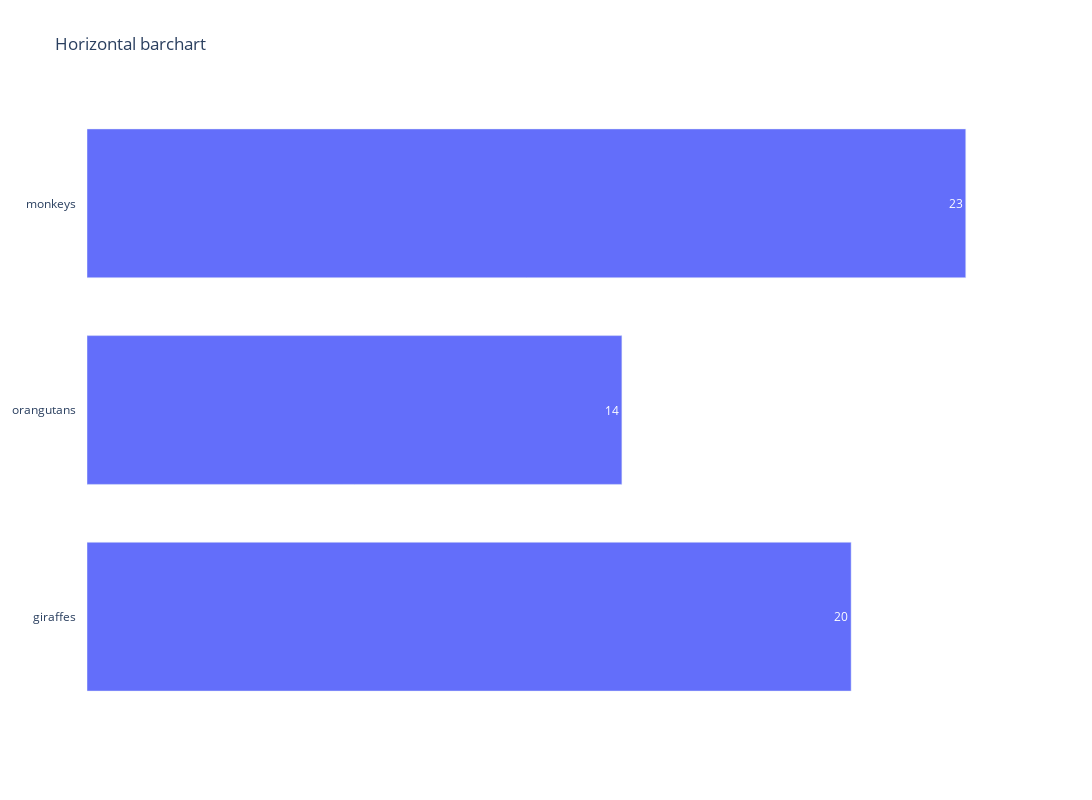

The notebook cell this image was saved under:
### Markdown cell above
### Create the plot

### Code cell
fig = go.Figure(
    go.Bar(
        x=[20, 14, 23],
        y=['giraffes', 'orangutans', 'monkeys'],
        orientation='h',
        text=[20, 14, 23],
    )
)
fig.update_layout(
    title="Horizontal barchart" ,
    plot_bgcolor="#ffffff",
    width=1200,
    height=800,
    margin_pad=10,
    xaxis_showticklabels=False,
    bargap=0.1, # gap between bars of adjacent location coordinates.
    bargroupgap=0.2 # gap between bars of the same location coordinate.
)
config = {'displayModeBar': False}
fig.show(config=config)

### Figure 1 — Plotly figure (JSON) as saved in the notebook; plotly's stock layout.template omitted (floating-point values rounded to 4 significant figures)
{"data": [{"orientation": "h", "text": ["20", "14", "23"], "type": "bar", "x": [20, 14, 23], "y": ["giraffes", "orangutans", "monkeys"]}], "layout": {"bargap": 0.1, "bargroupgap": 0.2, "height": 800, "margin": {"pad": 10}, "plot_bgcolor": "#ffffff", "title": {"text": "Horizontal barchart"}, "width": 1200, "xaxis": {"autorange": true, "range": [0, 24.21], "showticklabels": false, "type": "linear"}, "yaxis": {"autorange": true, "range": [-0.5, 2.5], "type": "category"}}}
